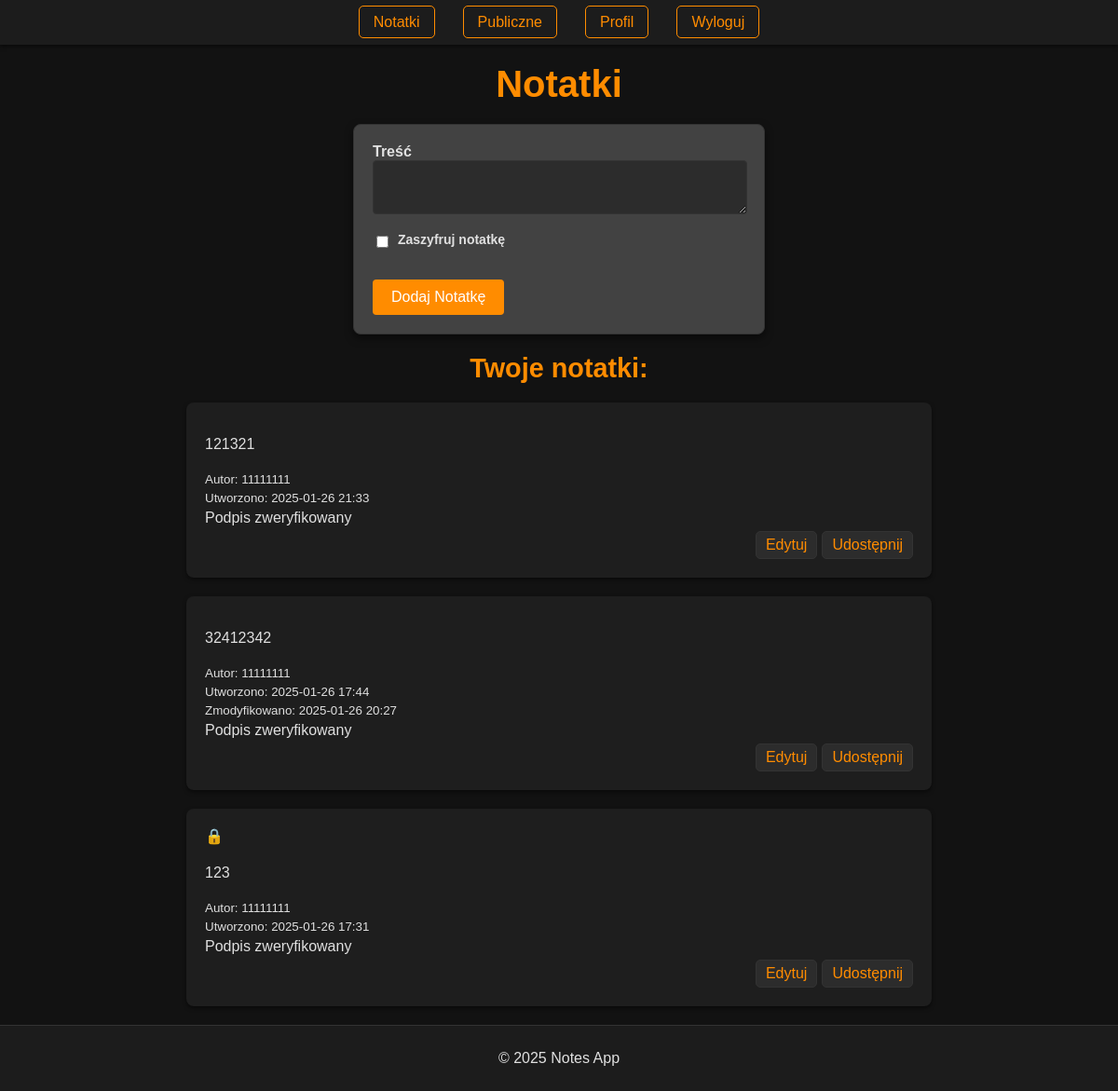
Screenshot of /notes/ (signed in) with the database file from the repository.
### secure_notes/__init__.py (models this page shows, shortened)
class Note(db.Model):
    id = db.Column(db.Integer, primary_key=True)
    content = db.Column(db.Text, nullable=False)
    created_at = db.Column(db.DateTime, nullable=False, default=func.now())
    updated_at = db.Column(db.DateTime)  # Usuwamy onupdate=func.now()
    is_encrypted = db.Column(db.Boolean, default=False)
    user_id = db.Column(db.Integer, db.ForeignKey('user.id'), nullable=False)
    shared_with = db.relationship('SharedNote', backref='note', lazy=True)
    is_public = db.Column(db.Boolean, default=False)
    signature = db.Column(db.Text, nullable=True)

class User(db.Model):
    id = db.Column(db.Integer, primary_key=True)
    username = db.Column(db.String(80), unique=True, nullable=False)
    email = db.Column(db.String(80), unique=True, nullable=False)
    password_hash = db.Column(db.String(255), nullable=False)
    password_salt = db.Column(db.String(255), nullable=False)
    totp_secret = db.Column(db.String(255), nullable=True)
    notes = db.relationship('Note', backref='author', lazy=True)
    failed_login_attempts = db.Column(db.Integer, default=0)
    last_failed_login = db.Column(db.DateTime, nullable=True)
    last_login_ip = db.Column(db.String(50), nullable=True)
    public_key = db.Column(db.Text, nullable=True)
    encrypted_private_key = db.Column(db.Text, nullable=True)
    key_salt = db.Column(db.String(255), nullable=True)
    @property
    def is_authenticated(self):
        return True

### secure_notes/routes/notes.py (the view, shortened to what this page needs)
@notes_bp.route('/', methods=['GET', 'POST'])
@login_required
def notes():
    form = NoteForm()
    user_notes = Note.query.filter_by(user_id=current_user.id).order_by(Note.created_at.desc()).all()
    shared_notes = Note.query.join(SharedNote, Note.id == SharedNote.note_id).filter(SharedNote.user_id == current_user.id).order_by(Note.created_at.desc()).all()
    notes = user_notes + shared_notes
    for note in notes:
        author = User.query.get(note.user_id)
        if note.signature and author and author.public_key:
            public_key = serialization.load_pem_public_key(
                author.public_key.encode(),
                backend=default_backend()
            )
            try:
                content_to_verify = decrypt_content(note.content) if note.is_encrypted else note.content
                note.is_signature_valid = verify_note_signature(
                    public_key,
                    content_to_verify,
                    note.signature
                )
                note.content = decrypt_content(note.content) if note.is_encrypted else note.content
            except Exception:
                note.content = "Notatka nie może być wyświetlona ponieważ jest uszkodzona"
                note.is_signature_valid = False
        else:
            note.is_signature_valid = None  # Brak podpisu lub klucza
        note.content = bleach_html(markdown.markdown(note.content,
                       output_format="html5",
                       tab_length=4,
                       extensions=['nl2br', "fenced_code", "tables", "codehilite"],
                       link_patterns=['http://*', 'https://*']))
    return render_template("notes.html", form=form, notes=notes)

### secure_notes/forms.py
class NoteForm(FlaskForm):
    content = TextAreaField('Treść', validators=[DataRequired(), Length(max=10000)])
    is_encrypted = BooleanField('Zaszyfruj notatkę')
    submit = SubmitField('Dodaj Notatkę')

### secure_notes/__init__.py (called while the page is built)
@login_manager.user_loader
def load_user(user_id):
    return User.query.get(int(user_id))

### secure_notes/routes/notes.py (called while the page is built)
def decrypt_content(encrypted_content):
    cipher = Cipher(algorithms.AES(GLOBAL_ENCRYPTION_KEY), modes.CFB(IV), backend=default_backend())
    decryptor = cipher.decryptor()
    decrypted = decryptor.update(base64.b64decode(encrypted_content)) + decryptor.finalize()
    return decrypted.decode()

def bleach_html(html):
    return bleach.clean(
        html,
        tags=allowed_tags,
        attributes=allowed_attributes,
        strip=True
    )

def verify_note_signature(public_key, content, signature):
    try:
        public_key.verify(
            base64.b64decode(signature),
            content.encode(),
            padding.PSS(
                mgf=padding.MGF1(hashes.SHA256()),
                salt_length=padding.PSS.MAX_LENGTH
            ),
            hashes.SHA256()
        )
        return True
    except Exception:
        return False

### secure_notes/templates/notes.html (shortened to what this page needs)
{% extends "base.html" %}
{% block content %}
<h1>Notatki</h1>
<form method="POST" class="form-section">
    <div>
        {{ form.content.label(class='form-label') }}<br>
        {{ form.content(class='form-input') }}<br>
    </div>
    <div class="checkbox-group">
        {{ form.is_encrypted(class='form-checkbox') }}
        {{ form.is_encrypted.label(class='form-checkbox-label') }}
    </div>
    <div>
        {{ form.submit(class='form-submit') }}
    </div>
</form>
<h2>Twoje notatki:</h2>
<div class="notes-container">
    {% for note in notes %}
        <div class="note">
            {% if note.is_encrypted %}
                <span class="lock-icon">🔒</span>
            {% endif %}
            <div class="note-content">{{ note.content|safe }}</div>
            {% if note.author %}
                <small>Autor: {{ note.author.username }}</small>
            {% endif %}
            <small>Utworzono: {{ note.created_at.strftime('%Y-%m-%d %H:%M') }}</small>
            {% if note.updated_at %}
                <small>Zmodyfikowano: {{ note.updated_at.strftime('%Y-%m-%d %H:%M') }}</small>
            {% endif %}
            <div class="note-signature-status">
                {% if note.is_signature_valid is not none %}
                    {% if note.is_signature_valid %}
                        <span class="text-success">Podpis zweryfikowany</span>
                    {% else %}
                        <span class="text-danger">Podpis nieprawidłowy</span>
                    {% endif %}
                {% else %}
                    <span class="text-warning">Brak podpisu</span>
                {% endif %}
            </div>
            <div class="note-actions">
                {% if note.user_id == current_user.id %}
                    <a href="{{ url_for('notes.edit_note', note_id=note.id) }}">Edytuj</a>
                    <a href="{{ url_for('notes.share_note', note_id=note.id) }}">Udostępnij</a>
                {% endif %}
            </div>
        </div>
    {% endfor %}
</div>
{% endblock %}

### secure_notes/static/style.css (style rules this page uses)
:root { --primary-color: #FF8C00; --secondary-color: #FF4500; --background-color: #121212; --text-color: #e0e0e0; --error-color: #e57373; --success-color: #81c784; --danger-color: #e0e0e0; --light-color: #424242; }
body { display: flex; flex-direction: column; min-height: 100vh; font-family: sans-serif; margin: 0; padding: 0; background-color: var(--background-color); color: var(--text-color); }
h1, h2, h3 { text-align: center; margin: 20px 0; color: var(--primary-color); }
h1 { font-size: 2.5em; }
h2 { font-size: 1.8em; }
form { display: flex; flex-direction: column; max-width: 400px; margin: 0 auto; padding: 20px; background-color: var(--light-color); border: 1px solid #333; border-radius: 8px; box-shadow: 0 4px 8px rgba(0, 0, 0, 0.5); gap: 15px; }
form label { font-weight: bold; margin-bottom: 5px; }
.form-input { padding: 10px; border: 1px solid #333; border-radius: 4px; font-size: 16px; width: calc(100% - 20px); max-width: 380px; background-color: #2c2c2c; color: var(--text-color); }
.checkbox-group { display: flex; align-items: center; margin-bottom: 15px; }
.form-checkbox { margin-right: 10px; }
.form-checkbox-label { font-size: 14px; }
.form-submit { background-color: var(--primary-color); color: white; padding: 10px 20px; border: none; border-radius: 4px; cursor: pointer; font-size: 16px; transition: background-color 0.3s ease; }
.notes-container { max-width: 800px; margin: 20px auto; display: grid; grid-template-columns: 1fr; gap: 20px; }
.note { padding: 20px; background-color: #1e1e1e; border-radius: 8px; box-shadow: 0 2px 4px rgba(0, 0, 0, 0.5); display: flex; flex-direction: column; gap: 5px; }
.note .note-content { flex: 1; color: var(--text-color); }
.note .note-actions { display: flex; gap: 5px; justify-content: flex-end; }
.note .note-actions a { text-decoration: none; color: var(--primary-color); padding: 5px 10px; border: 1px solid #333; border-radius: 5px; transition: background-color 0.3s ease; background-color: #2c2c2c; }
.note small { color: var(--text-color); }

### rows the page displays
Note: content "121321", author.username "11111111", created_at "2025-01-26 21:33"
Note: content "32412342", author.username "11111111", created_at "2025-01-26 17:44", updated_at "2025-01-26 20:27"
Note: content "123", author.username "11111111", created_at "2025-01-26 17:31"
